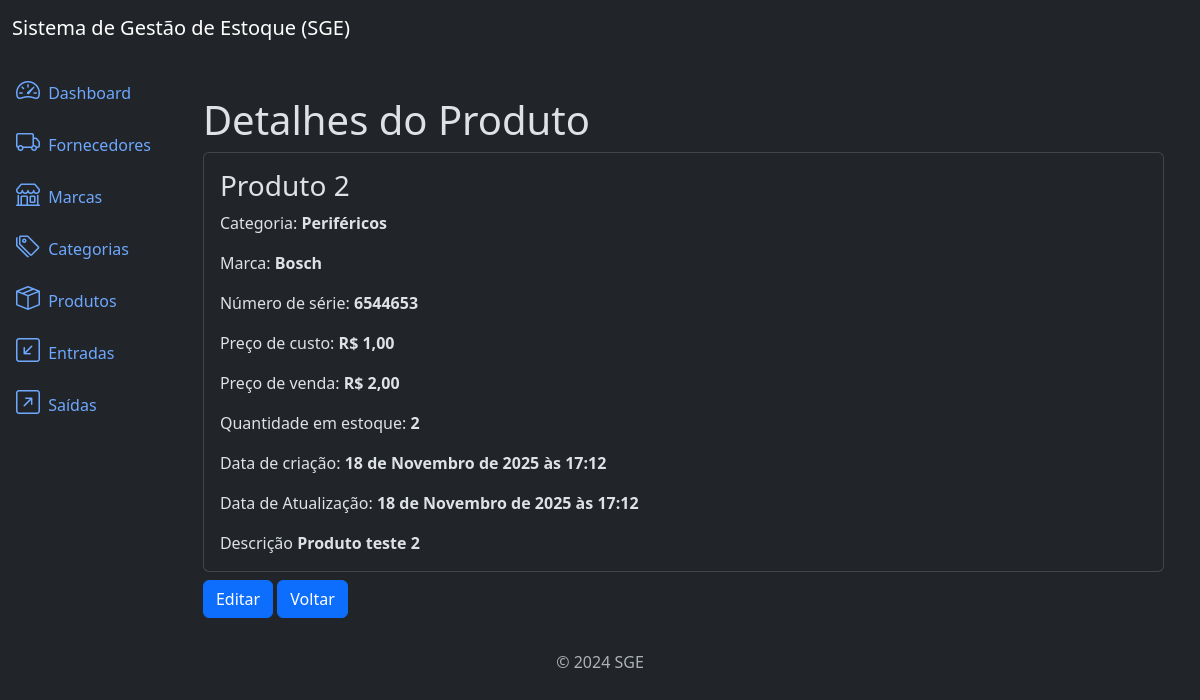
The app's page /products/5/detail/ with its own data.
### products/models.py (models this page shows, shortened)
class Product(models.Model):
    title = models.CharField(max_length=400)
    category = models.ForeignKey(Category, on_delete=models.PROTECT,
                related_name='products')
    brand = models.ForeignKey(Brand, on_delete=models.PROTECT,
            related_name='products')
    description = models.TextField(max_length=10000, blank=True, null=True)
    serie_number = models.CharField(max_length=200, null=True, blank=True)
    cost_price = models.DecimalField(max_digits=20, decimal_places=2)
    selling_price = models.DecimalField(max_digits=20, decimal_places=2)
    quantity = models.IntegerField(default=0)
    created_at = models.DateTimeField(auto_now_add=True)
    updated_at = models.DateTimeField(auto_now=True)
    class Meta:
        ordering = ['title']

### category/models.py (models this page shows)
class Category(models.Model):
    name = models.CharField(max_length=300)
    description = models.TextField(null=True, blank=True)
    created_at = models.DateTimeField(auto_now_add=True)
    updated_at = models.DateTimeField(auto_now=True)
    class Meta:
        ordering = ['name']
    def __str__(self):
        return self.name

### brands/models.py (models this page shows)
class Brand(models.Model):
    name = models.CharField(max_length=300)
    description = models.TextField(null=True, blank=True)
    created_at = models.DateTimeField(auto_now_add=True)
    updated_at = models.DateTimeField(auto_now=True)
    class Meta:
        ordering = ['name']
    def __str__(self):
        return self.name

### products/views.py (the view)
# urls.py: path('products/<int:pk>/detail/', views.ProductDetail.as_view(), \
class ProductDetail(DetailView):
    model = models.Product
    template_name = 'product_details.html'
    context_object_name = 'product'

### products/templates/product_details.html
{% extends "base.html" %}
{% block content %}
<div class='container mt-4'>
    <h3 class='display-6'>Detalhes do Produto</h3>
    <div class='card'>
        <div class='card-body'>
            <h3 class='card-title'>{{ object.title}}</h3>
            <p class='card-text'>
                Categoria: <strong>{{ object.category}}</strong>
            </p>
            <p class='card-text'>
                Marca: <strong>{{ object.brand}}</strong>
            </p>
            <p class='card-text'>
                Número de série: <strong>{{ object.serie_number}}</strong>
            </p>
            <p class='card-text'>
                Preço de custo: <strong>R$ {{ object.cost_price}}</strong>
            </p>
            <p class='card-text'>
                Preço de venda: <strong>R$ {{ object.selling_price}}</strong>
            </p>
            <p class='card-text'>
                Quantidade em estoque: <strong>{{ object.quantity}}</strong>
            </p>
            <p class='card-text'>
                Data de criação: <strong>{{ object.created_at}}</strong>
            </p>
            <p class='card-text'>
                Data de Atualização: <strong>{{ object.updated_at}}</strong>
            </p>
            <p class='card-text'>
                Descrição <strong>{{ object.description}}</strong>
            </p>
        </div>
    </div>
    <a href="{% url "product_update" product.pk %}" class='btn btn-primary mt-2'>
    Editar
    </a>
    <a href="{% url "product_list" %}" class='btn btn-primary mt-2'>
    Voltar
    </a>
</div>
{% endblock content %}

### records on screen
Product: title "Produto 2", category "Periféricos", brand "Bosch", serie_number "6544653", cost_price "1,00", selling_price "2,00", quantity "2", created_at "18 de Novembro de 2025 às 17:12", updated_at "18 de Novembro de 2025 às 17:12", description "Produto teste 2"
